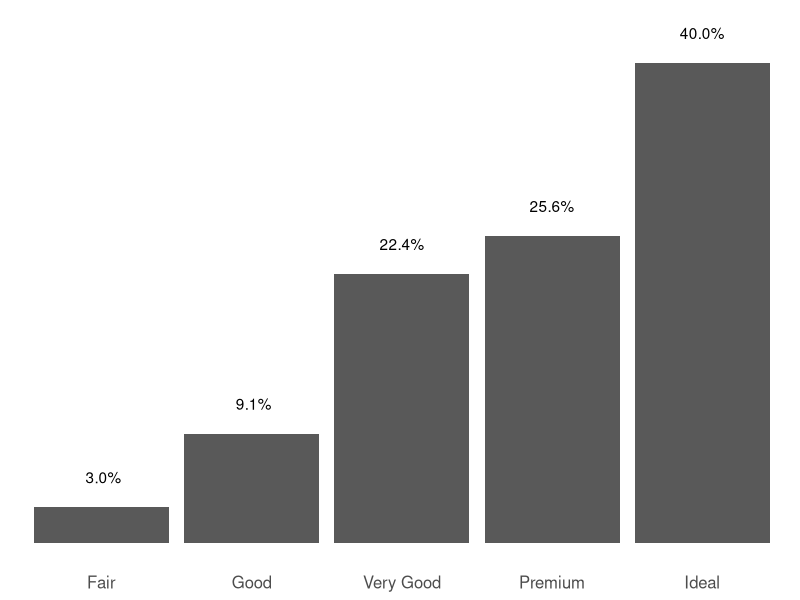
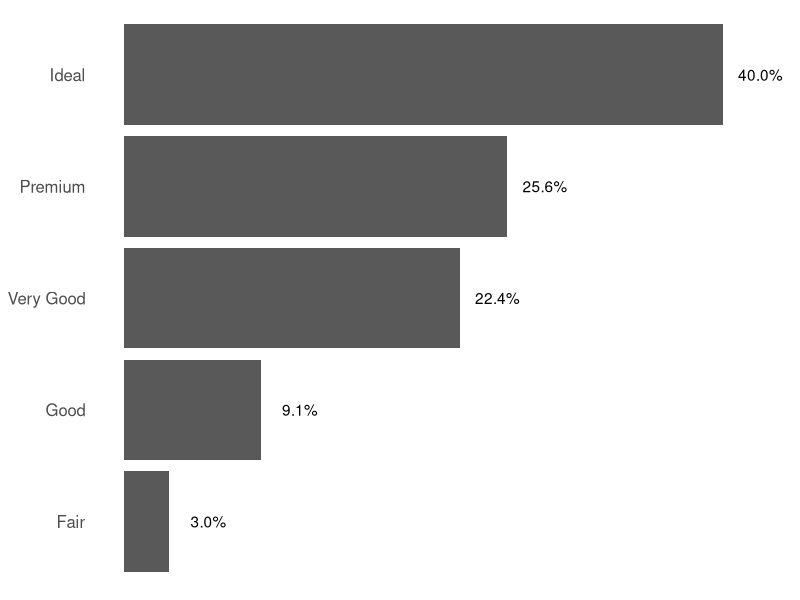
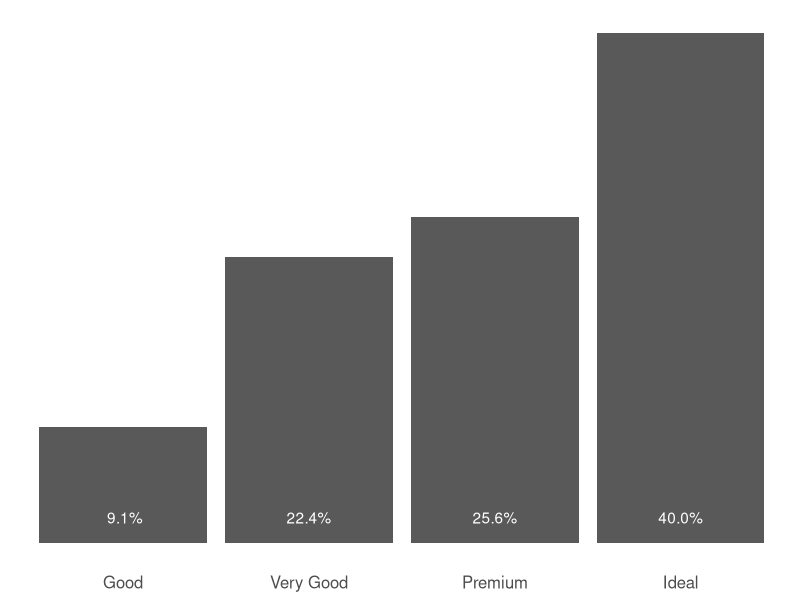
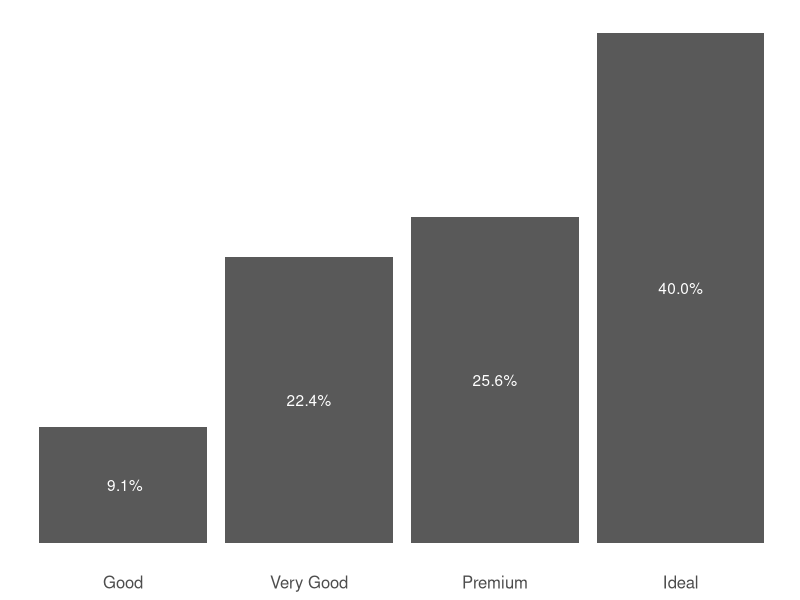
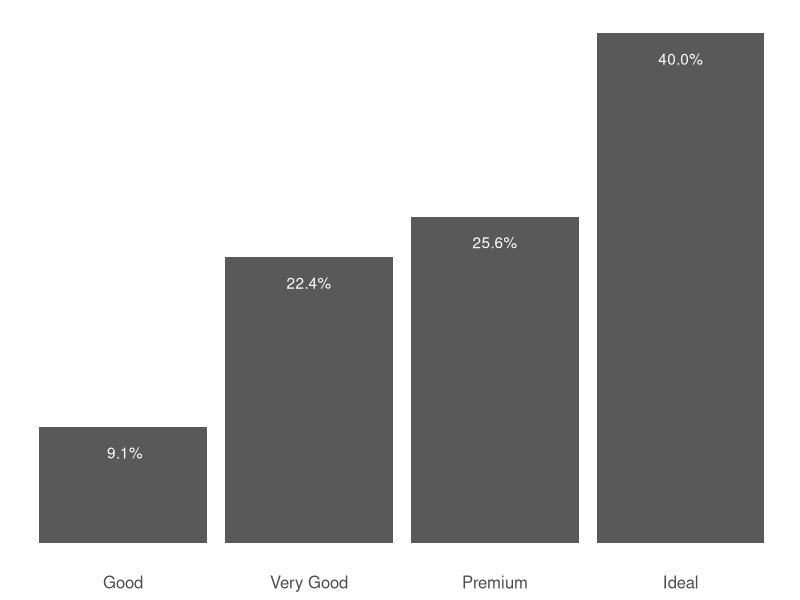
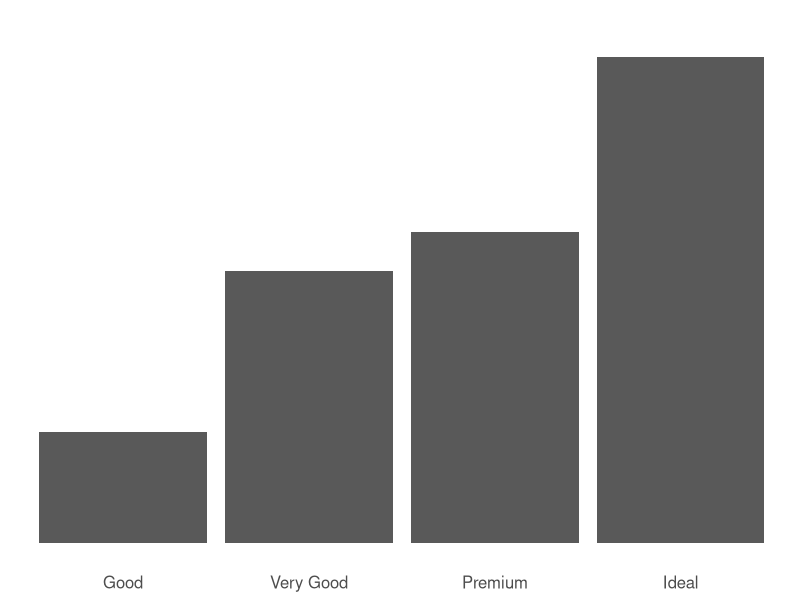
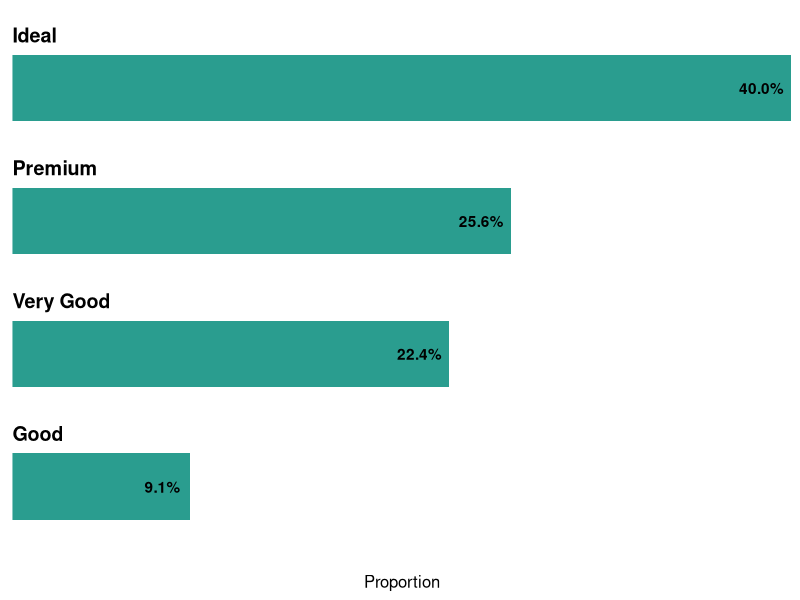
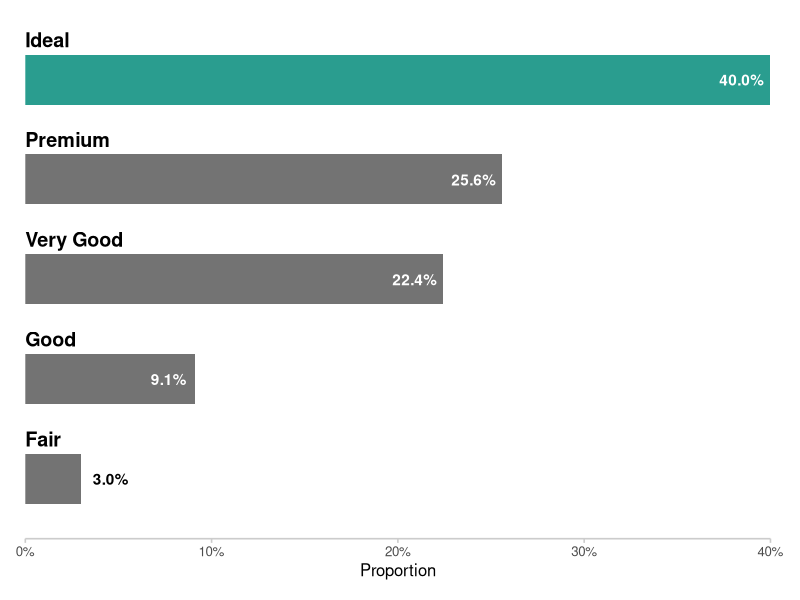

Reproduce these figures in R, in order.
## ---- chunk 1
knitr::opts_chunk$set(
  out.width = "70%",
  fig.align = "center",
  fig.width = 7,
  fig.asp = 0.618
)
## ---- chunk 2
library(ggplot2)
library(dplyr)
## ---- chunk 3
tbl <- diamonds |> 
  count(cut) |> 
  mutate(
    share = n / sum(n) * 100,
    label = format(round(share, 1)),
    label = if_else(nchar(label) == 1, paste0(label, ".0"), label),
    label = paste0(label, "%"),
    cut = forcats::fct_reorder(cut, share),
    highlight = factor(if_else(cut == "Ideal", 1L, 0L)),
    ytext = if_else(cut == "Fair", share + 1.5, share - 1.5),
    coltext = factor(if_else(cut == "Fair", 1L, 0L))
    )

sub <- filter(tbl, cut != "Fair")
## ---- chunk 4
ggplot(tbl, aes(x = cut, y = share)) +
  geom_col() +
  geom_text(aes(y = share + 2.5, label = label)) +
  theme_minimal() +
  theme(
    axis.text.x = element_text(size = 12),
    axis.text.y = element_blank(),
    axis.title = element_blank(),
    panel.grid.minor = element_blank(),
    panel.grid.major = element_blank()
  )
## ---- chunk 5
ggplot(tbl, aes(x = cut, y = share)) +
  geom_col() +
  geom_text(aes(y = share + 2.5, label = label)) +
  theme_minimal() +
  coord_flip() +
  theme(
    axis.text.x = element_blank(),
    axis.text.y = element_text(size = 12),
    axis.title = element_blank(),
    panel.grid.minor = element_blank(),
    panel.grid.major = element_blank()
  )
## ---- chunk 6
ggplot(sub, aes(x = cut, y = share)) +
  geom_col() +
  geom_text(aes(y = 2, label = label), color = "white") +
  theme_minimal() +
  theme(
    axis.text.x = element_text(size = 12),
    axis.text.y = element_blank(),
    axis.title = element_blank(),
    panel.grid.minor = element_blank(),
    panel.grid.major = element_blank()
  )
## ---- chunk 7
ggplot(sub, aes(x = cut, y = share)) +
  geom_col() +
  geom_text(
    aes(label = label),
    position = position_stack(vjust = 0.5),
    color = "white"
    ) +
  theme_minimal() +
  theme(
    axis.text.x = element_text(size = 12),
    axis.text.y = element_blank(),
    axis.title = element_blank(),
    panel.grid.minor = element_blank(),
    panel.grid.major = element_blank()
  )
## ---- chunk 8
ggplot(sub, aes(x = cut, y = share)) +
  geom_col() +
  geom_text(
    aes(y = share, label = label),
    nudge_y = -2,
    color = "white"
    ) +
  theme_minimal() +
  theme(
    axis.text.x = element_text(size = 12),
    axis.text.y = element_blank(),
    axis.title = element_blank(),
    panel.grid.minor = element_blank(),
    panel.grid.major = element_blank()
  )
## ---- chunk 9
ggplot(sub, aes(x = cut, y = share)) +
  geom_col() +
  geom_text(
    aes(y = share, label = label),
    nudge_y = 2,
    color = "white"
    ) +
  theme_minimal() +
  theme(
    axis.text.x = element_text(size = 12),
    axis.text.y = element_blank(),
    axis.title = element_blank(),
    panel.grid.minor = element_blank(),
    panel.grid.major = element_blank()
  )
## ---- chunk 10
ggplot(sub, aes(x = cut)) +
  geom_col(aes(y = share), fill = "#2a9d8f", width = 0.5) +
  geom_text(
    aes(x = cut, y = 0, label = cut),
    hjust = 0,
    nudge_x = 0.4,
    fontface = "bold",
    size = 5
  ) +
  geom_text(
    aes(x = cut, y = ytext, label = label),
    fontface = "bold"
  ) +
  scale_y_continuous(
    name = "Proportion",
    breaks = seq(0, 40, 10),
    labels = \(x) paste0(x, "%"),
    limits = c(0, 40),
    expand = c(0, 0)
  ) +
  labs(x = NULL, y = NULL) +
  coord_flip() +
  theme_minimal(base_size = 12) +
  theme(
    axis.text = element_blank(),
    panel.grid.minor = element_blank(),
    panel.grid.major = element_blank(),
  )
## ---- chunk 11
ggplot(tbl, aes(x = cut)) +
  geom_col(aes(y = share, fill = highlight), width = 0.5) +
  geom_text(
    aes(x = cut, y = 0, label = cut),
    hjust = 0,
    nudge_x = 0.4,
    fontface = "bold",
    size = 5
  ) +
  geom_text(
    aes(x = cut, y = ytext, label = label, color = coltext),
    fontface = "bold"
  ) +
  scale_y_continuous(
    name = "Proportion",
    breaks = seq(0, 40, 10),
    labels = \(x) paste0(x, "%"),
    limits = c(0, 40),
    expand = c(0, 0)
  ) +
  labs(x = "") +
  scale_fill_manual(values = c("gray45", "#2a9d8f")) +
  scale_color_manual(values = c("#ffffff", "#000000")) +
  guides(fill = "none", color = "none") +
  coord_flip() +
  theme_minimal(base_size = 12) +
  theme(
    axis.text.y = element_blank(),
    panel.grid.minor = element_blank(),
    panel.grid.major = element_blank(),
    axis.line.x = element_line(color = "gray80"),
    axis.ticks.x = element_line(color = "gray80"),
    plot.margin = margin(0.5, 0.75, 0.5, 0, unit = "cm")
  )

## ---- chunk 12
ggplot(tbl, aes(x = cut)) +
  geom_col(aes(y = share, fill = highlight), width = 0.5) +
  geom_text(
    aes(x = cut, y = 0.5, label = cut),
    hjust = 0,
    fontface = "bold",
    size = 5
  ) +
  geom_text(
    aes(x = cut, y = ytext, label = label, color = coltext),
    fontface = "bold"
  ) +
  scale_y_continuous(
    name = "Proportion",
    breaks = seq(0, 40, 10),
    labels = \(x) paste0(x, "%"),
    limits = c(0, 40),
    expand = c(0, 0)
  ) +
  labs(x = "") +
  scale_fill_manual(values = c("gray45", "#2a9d8f")) +
  scale_color_manual(values = c("#ffffff", "#000000")) +
  guides(fill = "none", color = "none") +
  coord_flip() +
  theme_minimal(base_size = 12) +
  theme(
    axis.text.y = element_blank(),
    panel.grid.minor = element_blank(),
    panel.grid.major = element_blank(),
    axis.line.x = element_line(color = "gray80"),
    axis.ticks.x = element_line(color = "gray80"),
    plot.margin = margin(0.5, 0.75, 0.5, 0, unit = "cm")
  )
